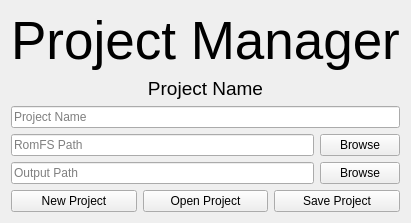
                  <widget class="QWidget" name="page_home">
                   <layout class="QVBoxLayout" name="verticalLayout_10">
                    <item>
                     <widget class="QLabel" name="label_6">
                      <property name="font">
                       <font>
                        <family>Segoe UI</family>
                        <pointsize>40</pointsize>
                       </font>
                      </property>
                      <property name="styleSheet">
                       <string notr="true"/>
                      </property>
                      <property name="text">
                       <string>Project Manager</string>
                      </property>
                      <property name="alignment">
                       <set>Qt::AlignmentFlag::AlignCenter</set>
                      </property>
                     </widget>
                    </item>
                    <item>
                     <widget class="QLabel" name="projectNameLabel">
                      <property name="font">
                       <font>
                        <family>Segoe UI</family>
                        <pointsize>14</pointsize>
                       </font>
                      </property>
                      <property name="text">
                       <string>Project Name</string>
                      </property>
                      <property name="alignment">
                       <set>Qt::AlignmentFlag::AlignCenter</set>
                      </property>
                     </widget>
                    </item>
                    <item>
                     <layout class="QHBoxLayout" name="horizontalLayout_15">
                      <item>
                       <widget class="QLineEdit" name="projectNameEdit">
                        <property name="placeholderText">
                         <string>Project Name</string>
                        </property>
                       </widget>
                      </item>
                     </layout>
                    </item>
                    <item>
                     <layout class="QHBoxLayout" name="horizontalLayout_13">
                      <item>
                       <widget class="QLineEdit" name="romEdit">
                        <property name="placeholderText">
                         <string>RomFS Path</string>
                        </property>
                       </widget>
                      </item>
                      <item>
                       <widget class="QPushButton" name="romBrowseButton">
                        <property name="text">
                         <string>Browse</string>
                        </property>
                       </widget>
                      </item>
                     </layout>
                    </item>
                    <item>
                     <layout class="QHBoxLayout" name="horizontalLayout_14">
                      <item>
                       <widget class="QLineEdit" name="outEdit">
                        <property name="placeholderText">
                         <string>Output Path</string>
                        </property>
                       </widget>
                      </item>
                      <item>
                       <widget class="QPushButton" name="outBrowseButton">
                        <property name="text">
                         <string>Browse</string>
                        </property>
                       </widget>
                      </item>
                     </layout>
                    </item>
                    <item>
                     <layout class="QHBoxLayout" name="horizontalLayout_16">
                      <item>
                       <widget class="QPushButton" name="newButton">
                        <property name="text">
                         <string>New Project</string>
                        </property>
                       </widget>
                      </item>
                      <item>
                       <widget class="QPushButton" name="openButton">
                        <property name="text">
                         <string>Open Project</string>
                        </property>
                       </widget>
                      </item>
                      <item>
                       <widget class="QPushButton" name="saveButton">
                        <property name="text">
                         <string>Save Project</string>
                        </property>
                       </widget>
                      </item>
                     </layout>
                    </item>
                   </layout>
                  </widget>
